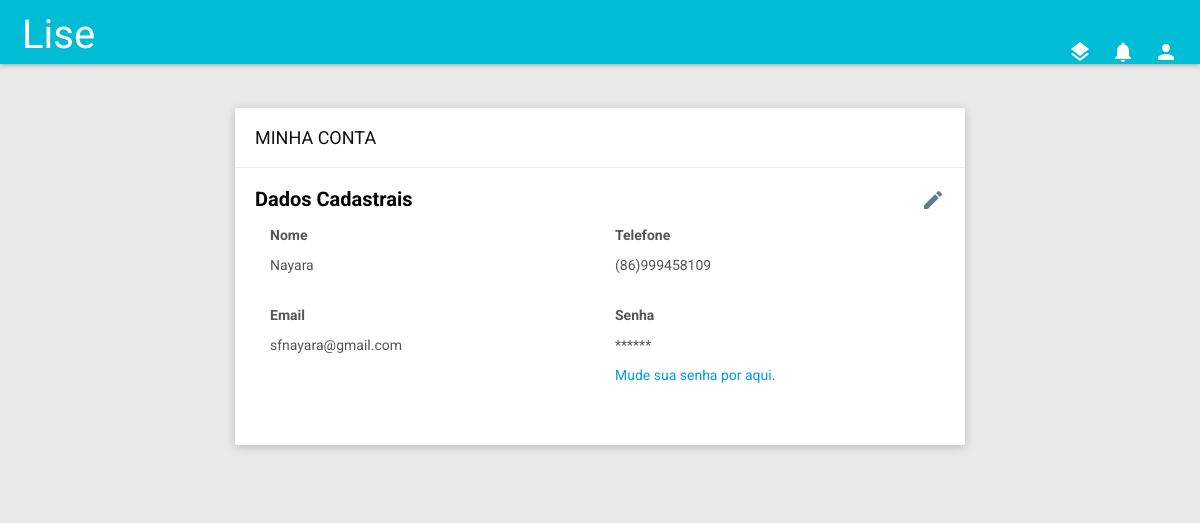
/perfil (signed in), run on the app's committed database.
### managedata/models.py (models this page shows, shortened)
class Enterprising(models.Model):
    user = models.OneToOneField(User, on_delete=models.CASCADE)
    phone = models.CharField(max_length=20)

### liseapp/views.py (the view)
# urls.py: url(r'^perfil$', views.myAccountDetails, name='my-account-details'),
def myAccountDetails(request):
    profile = profileLoggedIn(request)
    if request.method == 'POST':
        form = EditMyAccount(request.POST)
        if form.is_valid():
            profile.user.first_name = form.cleaned_data.get('first_name')
            profile.user.save(force_update=True)
            profile.phone = form.cleaned_data.get('phone')
            profile.save(force_update=True)
            return redirect('liseapp:my-account-details')
    else:
        form = EditMyAccount()
    vals = dict(dict_base(request), **{'profile':profile, 'form':form})
    return render(request, 'my-account.html', vals)

### liseapp/models.py (called while the page is built)
    def days_ago_created(self):
        ago = (datetime.now().date() - self.date.date()).days
        return 'hoje' if ago == 0 else '1 dia atrás'if ago==1 else '%d dias atrás' % (ago)

    def get_href(self):
        return reverse('liseapp:notifications', kwargs={'pk':self.id})

### liseapp/views.py (called while the page is built)
def profileLoggedIn(request):
    return Enterprising.objects.get(user=request.user)

def dict_base(request):
    profile = profileLoggedIn(request)
    n = Notification.objects.filter(user=profile)[:5]
    n_not_viewed = Notification.objects.filter(user=profile, viewed=False)[:5]
    return {'notifications':n, 'noti_no_viewed': n_not_viewed}

### liseapp/templates/my-account.html (shortened to what this page needs)
{% extends 'base.html' %}
{% block body %}
    <section class="content" id="sem-margem">
        <div class="container-fluid ">
            <div class="row clearfix" style="">
                <div class="col-lg-8 col-md-8 col-md-push-2 col-sm-12 col-xs-12">
                    <div class="card">
                        <div class="header">
                            <h2>MINHA CONTA</h2>
                        </div>
                        <div class="body">
                            <h2 class="card-inside-title" style=" font-size: 20px;">
                                Dados Cadastrais
                                <a href="#" data-toggle="modal" data-target="#editAccount" style='float: right;'>
                                    <i class="material-icons" style="color: #607D8B;">edit</i>
                                </a>
                            </h2>
                            <div class="row clearfix">
                                <div class="col-lg-6 col-md-6 col-sm-12 col-xs-12">
                                    <p>
                                        <b>Nome</b>
                                    </p>
                                    <p>{{ profile.user.first_name }}</p>
                                </div>
                                <div class="col-lg-6 col-md-6 col-sm-12 col-xs-12">
                                    <p>
                                        <b>Telefone</b>
                                    </p>
                                    <p>{{ profile.phone }}</p>
                                </div>
                                <div class="col-lg-6 col-md-6 col-sm-12 col-xs-12">
                                    <p>
                                        <b>Email</b>
                                    </p>
                                    <p>{{ profile.user.email }}</p>
                                </div>
                                <div class="col-lg-6 col-md-6 col-sm-12 col-xs-12">
                                    <p>
                                        <b>Senha</b>
                                    </p>
                                    <p>******</p>
                                     <a href="{% url 'liseapp:change-password' %}" type='button'> Mude sua senha por  aqui</a>.
                                </div>
                            </div>
                        </div>
                    </div>
                </div>
            </div>
        </div>
    </section>
{% endblock %}

### data on the page
Enterprising: user.first_name "Nayara", phone "(86)999458109", user.email "sfnayara@gmail.com"
